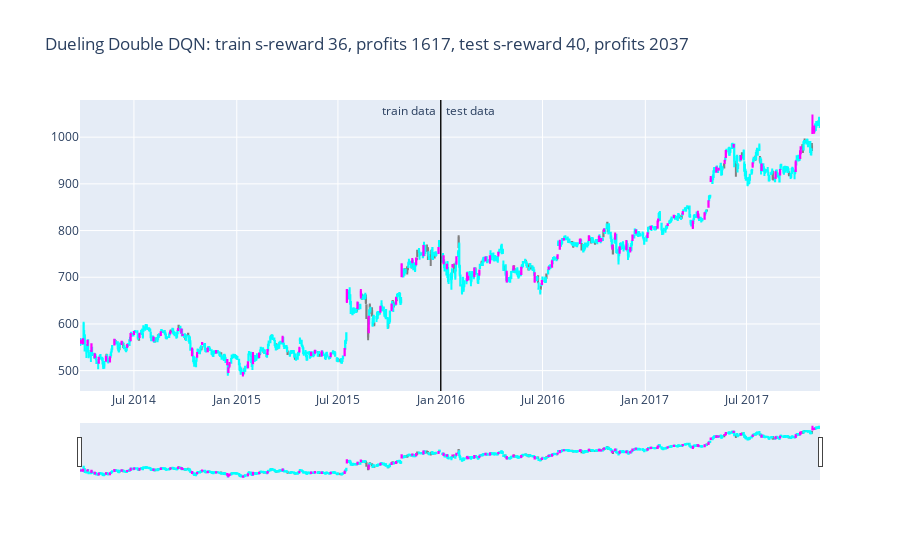

Write notebook code for a chart like this one.
### Code cell
plot_train_test_by_q(Environment1(train), Environment1(test), Q, 'Dueling Double DQN')
